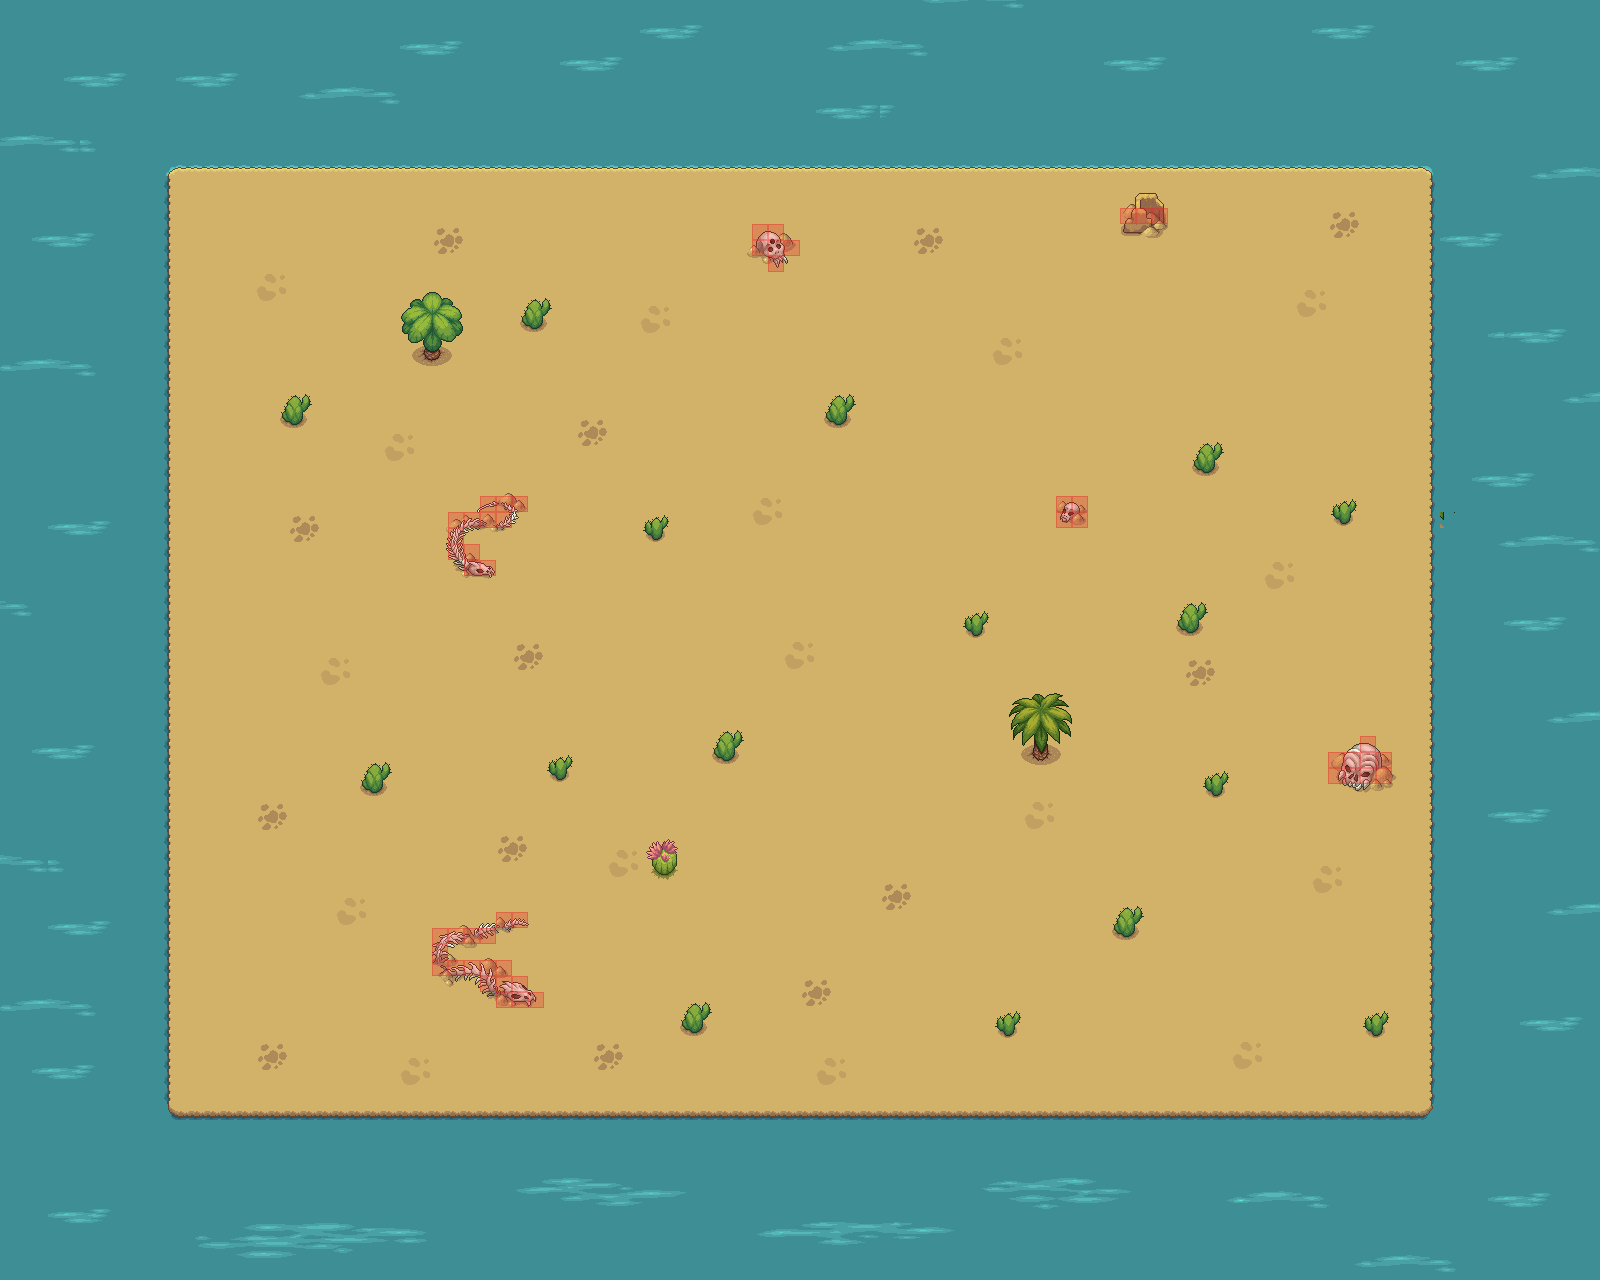

Below is a game level as drawn by its tile map, then a one-line description and the .tmx that defines it (tile-layer data replaced by summaries):
An orthogonal 100x80 tile map with 16x16 px tiles, 6 tile layers (Agua base, Agua efectos, Pasto, Objetos, ...), 7 tilesets.

<map version="1.10" tiledversion="1.12.2" orientation="orthogonal" renderorder="right-down" width="100" height="80" tilewidth="16" tileheight="16" infinite="0" nextlayerid="10" nextobjectid="1">
 <tileset firstgid="1" source="tiles/Ground_grass.tsx" />
 <tileset firstgid="847" source="tiles/Water_coasts.tsx" />
 <tileset firstgid="2317" source="tiles/Water_detilazation.tsx" />
 <tileset firstgid="5203" source="tiles/Water_detilazation2.tsx" />
 <tileset firstgid="8089" source="tiles/Objects.tsx" />
 <tileset firstgid="11261" source="tiles/spots.tsx" />
 <tileset firstgid="11681" source="tiles/choque.tsx" />
 <layer id="1" name="Agua base" width="100" height="80" locked="1">
  <data>[8000 cells, 8000 non-empty, 1 distinct tile ids]</data>
 </layer>
 <layer id="4" name="Agua efectos" width="100" height="80" locked="1">
  <data>[8000 cells, 489 non-empty, 188 distinct tile ids]</data>
 </layer>
 <layer id="5" name="Pasto" width="100" height="80" locked="1">
  <data>[8000 cells, 4800 non-empty, 9 distinct tile ids]</data>
 </layer>
 <layer id="6" name="Objetos" width="100" height="80" locked="1">
  <data>[8000 cells, 235 non-empty, 125 distinct tile ids]</data>
 </layer>
 <layer id="7" name="Arboles" width="100" height="80" locked="1">
  <data>[8000 cells, 182 non-empty, 73 distinct tile ids]</data>
 </layer>
 <layer id="8" name="choque" width="100" height="80" opacity="0.6">
  <data>[8000 cells, 52 non-empty, 1 distinct tile ids]</data>
 </layer>
 <imagelayer id="9" name="vista choque" locked="1" opacity="0.7">
  <image source="vista/choque.png" width="1600" height="1280" />
 </imagelayer>
</map>
